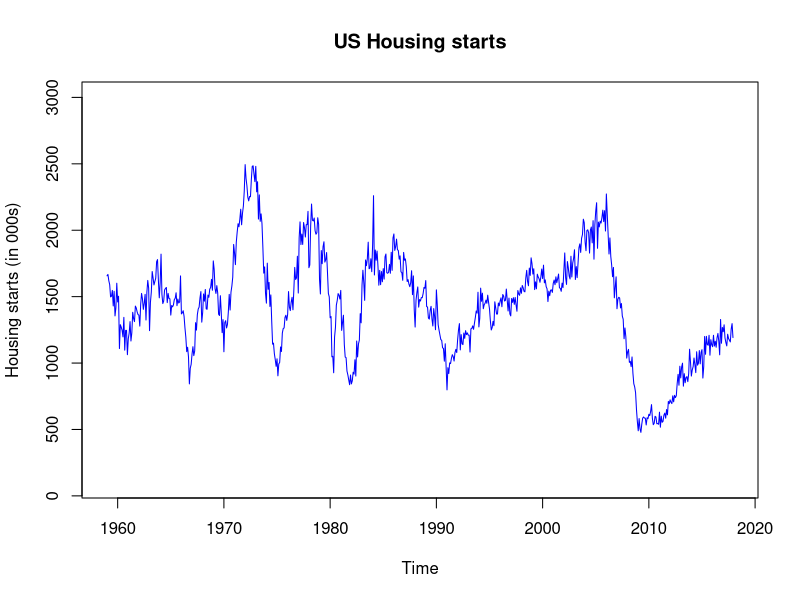
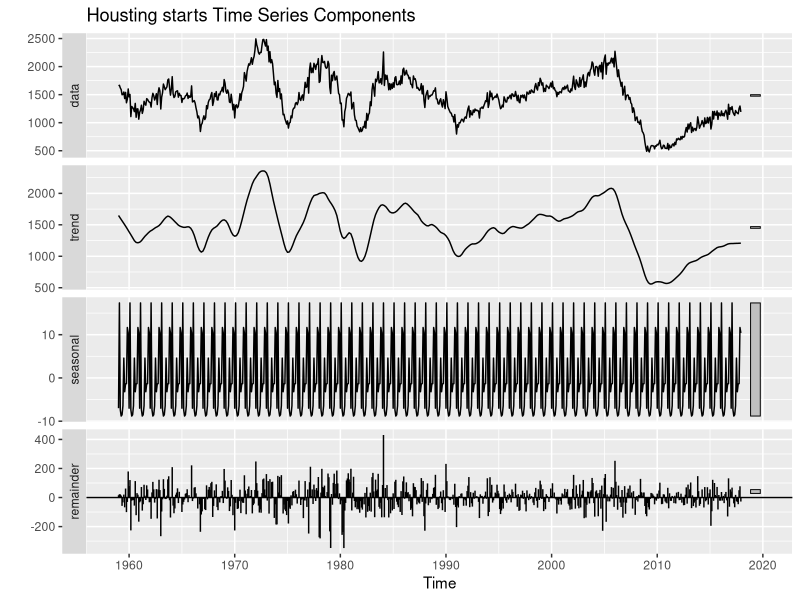
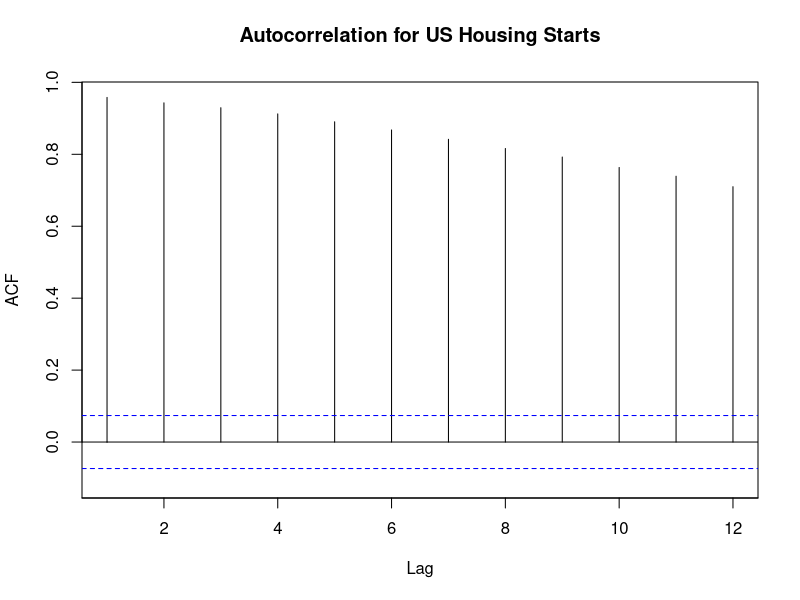
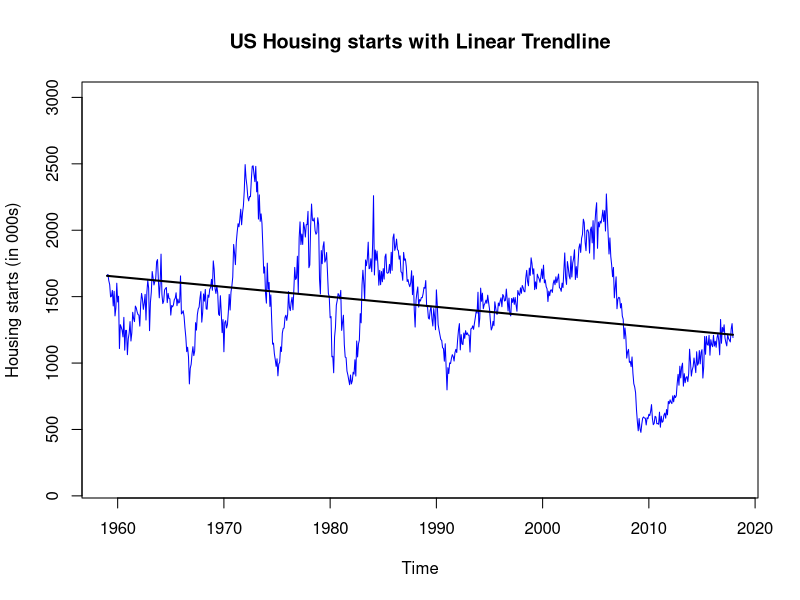
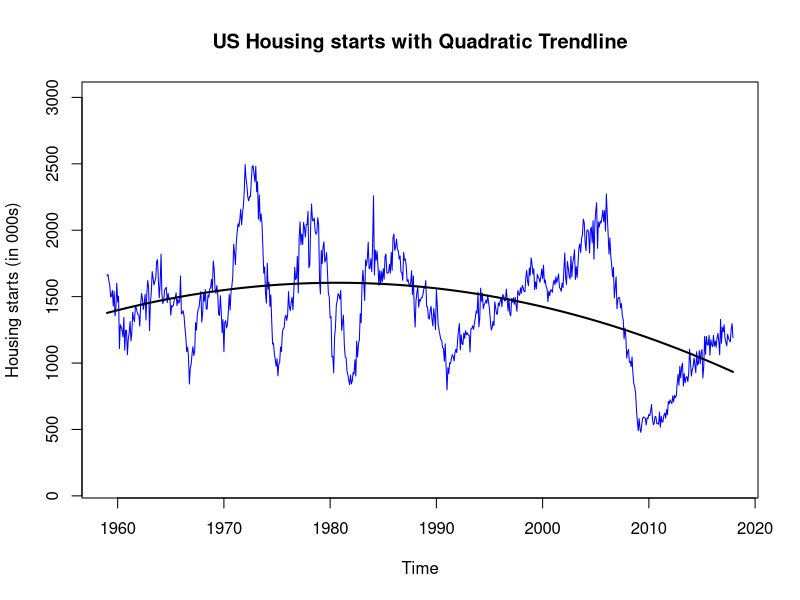
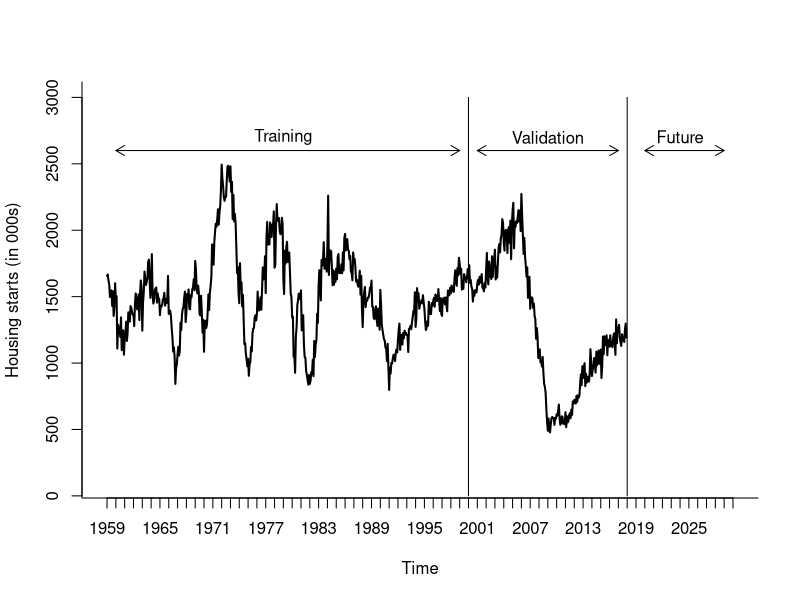
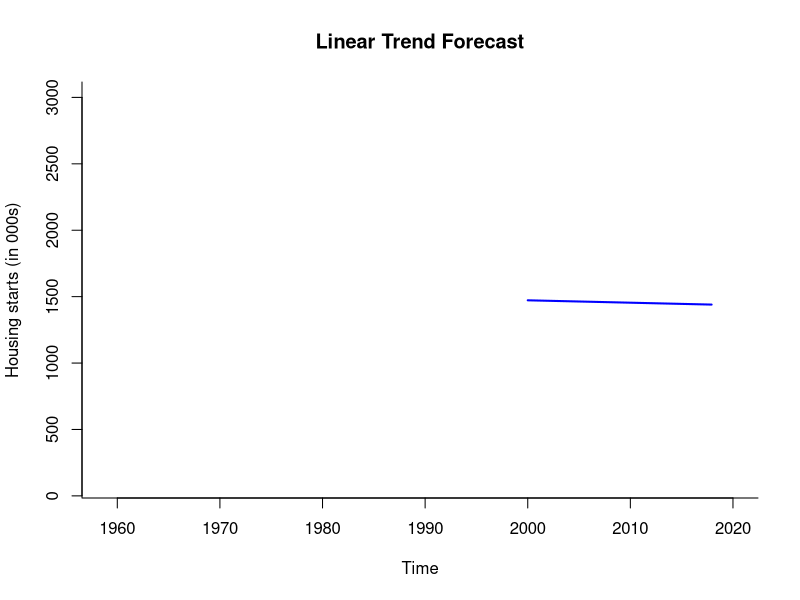

Write R code to recreate these figures, in order. (Note: this script raises an error after producing the figures.)


#PART 1


## USE FORECAST and Zoo LIBRARY.
library(forecast)
library(zoo)

library(ggplot2)

## CREATE DATA FRAME. 

# Set working directory for locating files.
setwd("C:/Users/aksha/Desktop/Time series analytics/Project")

# Create data frame.
Housing.data <- read.csv("US Housing Starts.csv")

# See the first 6 records of the file.
head(Housing.data)


#PART 2

## CREATE TIME SERIES DATA SET.
## PLOT TIME SERIES DATA. 

# Function ts() takes three arguments: start, end, and freq.
# With monthly data, frequency (freq) of periods in a season (year) is 12. 
# Arguments start and end are pairs: (season number, period number).
Housing.ts <- ts(Housing.data$Housing.Starts, 
                   start = c(1959, 1), end = c(2017, 12), freq = 12)

## Use plot() to plot time series data  
plot(Housing.ts, 
     xlab = "Time", ylab = "Housing starts (in 000s)", 
     ylim = c(100, 3000), main = "US Housing starts", col = "blue")



#PART 3- TIME SERIES COMPONENTS

## USE stl() FUNCTION TO PLOT TIME SERIES COMPONENTS 
## USE Acf() FUNCTION TO IDENTIFY AUTOCORRELATION

# Use stl() function to plot times series components of the original data. 
# The plot includes original data, trend, seasonal, and reminder 
# (level and noise component).
Housing.stl <- stl(Housing.ts, s.window = "periodic")
autoplot(Housing.stl, main = "Housting starts Time Series Components")

# Use Acf() function to identify autocorrelation and plot autocorrelation
# for different lags (up to maximum of 12).
autocor <- Acf(Housing.ts, lag.max = 12, main = "Autocorrelation for US Housing Starts")

# Display autocorrelation coefficients for various lags.
Lag <- round(autocor$lag, 0)
ACF <- round(autocor$acf, 3)
data.frame(Lag, ACF)




#PART 4- Visualize the data using linear and quadratic trend line


## DEVELOP REGRESSION MODELS FOR TIME SERIES DATA.
## PLOT TIMES SERIES DATA WITH REGRESSION TRENDLINES.

# Use tslm() function to create linear trend (Housing.lin) and 
# quadratic trend (Housing.quad) for time series data. 
Housing.lin <- tslm(Housing.ts ~ trend)
Housing.quad <- tslm(Housing.ts ~ trend + I(trend^2))

# Use plot() function to create plot with linear trendline. 
plot(Housing.ts, 
     xlab = "Time", ylab = "Housing starts (in 000s)",
     ylim = c (100, 3000), main = "US Housing starts with Linear Trendline", 
     col="blue")
lines(Housing.lin$fitted, lwd = 2)

# Use plot() function to create plot with quadratic trendline. 
plot(Housing.ts, 
     xlab = "Time", ylab = "Housing starts (in 000s)",
     ylim = c (100, 3000), main = "US Housing starts with Quadratic Trendline", 
     col="blue")
lines(Housing.quad$fitted, lwd = 2)


#PART 5- Data partition


# Define the numbers of months in the training and validation sets,
# nTrain and nValid, respectively.
#Taking 18 years data as validation data(216 months)
nValid <- 216
nTrain <- length(Housing.ts) - nValid
train.ts <- window(Housing.ts, start = c(1959, 1), end = c(1959, nTrain))
valid.ts <- window(Housing.ts, start = c(1959, nTrain + 1), 
                   end = c(1959, nTrain + nValid))
train.ts
valid.ts


# Plot the time series data and visualize partitions. 
plot(train.ts, 
     xlab = "Time", ylab = "Housing starts (in 000s)", ylim = c(100, 3000), bty = "l",
     xaxt = "n", xlim = c(1959, 2030), main = "", lwd = 2) 
axis(1, at = seq(1959, 2030, 1), labels = format(seq(1959, 2030, 1)))
lines(valid.ts, col = "black", lty = 1, lwd = 2)

# Plot on chart vertical lines and horizontal arrows describing
# training, validation, and future prediction intervals.
lines(c(2017 - 17, 2017 - 17), c(0, 3000))
lines(c(2018, 2018), c(0, 3000))
text(1979, 2700, "Training")
text(2009, 2700, "Validation")
text(2024, 2700, "Future")
arrows(2017 - 18, 2600, 1960, 2600, code = 3, length = 0.1,
       lwd = 1, angle = 30)
arrows(2017 - 16, 2600, 2017, 2600, code = 3, length = 0.1,
       lwd = 1, angle = 30)
arrows(2020, 2600, 2029, 2600, code = 3, length = 0.1,
       lwd = 1, angle = 30)



#PART 6- Fit regression model with linear and quadratic trend

## FIT REGRESSION MODEL TO TIME SERIES.
## FORECAST USING VALIDATION SET.
## PLOT FORECASTS.

# Use tslm() function to fit a regression model (equation) to the time series 
# with linear trend (Housing.lin) and quadratic trend model (Housing.quad).
Housing.lin <- tslm(train.ts ~ trend)
Housing.quad <- tslm(train.ts ~ trend + I(trend^2))

# See summary of forecasting equation and associated parameters.
summary(Housing.lin)
summary(Housing.quad)

# Apply forecast() function to make predictions for ts data in
# training and validation sets.  
Housing.lin.pred <- forecast(Housing.lin, h = nValid, level = c(80, 95))
Housing.quad.pred <- forecast(Housing.quad, h = nValid, level = c(80, 95))

# Plot predictions for linear trend forecast.
plot(Housing.lin.pred$mean, 
     xlab = "Time", ylab = "Housing starts (in 000s)", ylim = c(100, 3000), bty = "l",
     xlim = c(1959, 2020), main = "Linear Trend Forecast", 
     col = "blue", lwd =2) 
axis(0, at = seq(1959, 2020, 1), labels = format(seq(1959, 2020, 1)) )
lines(Housing.lin$fitted, col = "blue", lwd = 2)
lines(train.ts, col = "black", lty = 1)
lines(valid.ts, col = "black", lty = 1)

# Plot predictions for quadratic trend forecast.
plot(Housing.quad.pred$mean, 
     xlab = "Time", ylab = "Housing starts (in 000s)", ylim = c(100, 3000), bty = "l",
     xaxt = "n", xlim = c(1959, 2020), main = "Quadratic Trend Forecast", 
     col = "blue", lwd =2) 
axis(1, at = seq(1959, 2020, 1), labels = format(seq(1959, 2020, 1)) )
lines(Housing.quad$fitted, col = "blue", lwd = 2)
lines(train.ts, col = "black", lty = 1)
lines(valid.ts, col = "black", lty = 1)


## IDENTIFY FORECAST ACCURACY

# Use accuracy() function to identify common accuracy measures.
# Use round() function to round accuracy measures to three decimal digits.
round(accuracy(Housing.lin.pred$mean, valid.ts), 3)
round(accuracy(Housing.quad.pred$mean, valid.ts), 3)




# PART 7- Naive and seasonal naive forecast

## IDENTIFY NAIVE AND SEASONAL NAIVE FORECASTS.

# Use naive() to make naive forecast (Housing.naive.pred) 

# Use snaive() to make seasonal naive forecast (Housing.snaive.pred) for 

Housing.naive.pred <- naive(Housing.ts)
Housing.snaive.pred <- snaive(Housing.ts)





## IDENTIFY FORECAST ACCURACY FOR NAIVE and SEASONAL NAIVAE FORECASTS.

# Use accuracy() function to identify common accuracy measures.
# Use round() function to round accuracy measures to three decimal digits.
round(accuracy(Housing.naive.pred$fitted, Housing.ts), 3)
round(accuracy(Housing.snaive.pred$fitted, Housing.ts), 3)



#PART 8 - SMOOTHING METHODS

# A - MOVING AVERAGE


## CREATE TRAILING MA FOR VARIOUS WINDOWS (NUMBER OF PERIODS).
## SHOW FIRST SIX AND LAST SIX VALUES OF TRAILING MA.
## COMBINE ORIGINAL DATA AND TRAILING MA IN TABLE.
## IDENTIFY FORECAST ACCURACY FOR TRAILING MA FORECASTS.

# Create trailing moving average with window (number of periods) k = 2, 5, and 12.
# In rollmean(), use argument align = "right" to calculate a trailing MA.
ma.trailing_2 <- rollmean(Housing.ts, k = 2, align = "right")
ma.trailing_5 <- rollmean(Housing.ts, k = 5, align = "right")
ma.trailing_12 <- rollmean(Housing.ts, k = 12, align = "right")

# Combine Housing.ts and ma.trailing in one data table.
ma_trailing_tab <- cbind(Housing.ts, ma.trailing_2, ma.trailing_5, ma.trailing_12)
ma_trailing_tab

# Use accuracy() function to identify common accuracy measures.
# Use round() function to round accuracy measures to three decimal digits.
round(accuracy(ma.trailing_2, Housing.ts), 3)
round(accuracy(ma.trailing_5, Housing.ts), 3)
round(accuracy(ma.trailing_12, Housing.ts), 3)


# Plot original data and trailing MA.
plot(Housing.ts, 
     xlab = "Time", ylab = "Housing starts (in 000s)", ylim = c(100, 3000), bty = "l",
     xlim = c(1959, 2020), main = "Trailing Moving Average") 
axis(0, at = seq(1959, 2020, 1), labels = format(seq(1959, 2020, 1)))
lines(ma.trailing_2, col = "brown", lwd = 2, lty = 1)
lines(ma.trailing_12, col = "blue", lwd = 2, lty = 5)
legend(2000,3300, legend = c("Housing starts", "Trailing MA, k=2", 
                             "Trailing MA, k=12"), 
       col = c("black", "brown", "blue"), 
       lty = c(1, 1, 5), lwd =c(1, 2, 2), bty = "n")




# TWO LEVEL FORECASTING


## DE-TRENDING and DE-SEASONALIZING TIME SERIES USING REGRESSION
## CREATE TRAILING MA USING RESIDUALS.
## FORECAST USING REGRESSION AND TRAILING MA INTO FUTURE PERIODS.

# Fit a regression model with quadratic trend and seasonality.
reg.trend.seas <- tslm(Housing.ts ~ trend + I(trend^2) + season)
summary(reg.trend.seas)


# Create forecast for the 60 periods into the future.
reg.trend.seas.pred <- forecast(reg.trend.seas, h = 60, level = 0)
reg.trend.seas.pred

# Identify and display residuals for time series based on the regression
# (differences between actual and regression values in the same periods).
reg.trend.seas.res <- reg.trend.seas$residuals
reg.trend.seas.res

# Apply trailing MA with 12 periods in the window to residuals.
ma.trailing.res_12 <- rollmean(reg.trend.seas.res, k = 12, align = "right")
ma.trailing.res_12

# Create forecast for residuals for the 60 periods into the future.
ma.trailing.res_12.pred <- forecast(ma.trailing.res_12, h = 60, level = 0)
ma.trailing.res_12.pred


# To develop real forecast for 60 periods into the future, 
# combine regression forecast and trailing MA forecast for residuals.
ts.forecast.60 <- reg.trend.seas.pred$mean + ma.trailing.res_12.pred$mean
ts.forecast.60

# Create a table with regression forecast, trailing MA for residuals
# and total forecast for 60 months into the future.
total.reg.ma.pred <- data.frame(reg.trend.seas.pred$mean, ma.trailing.res_12.pred$mean, 
                                ts.forecast.60)
total.reg.ma.pred

# Use accuracy() function to identify common accuracy measures.
# Use round() function to round accuracy measures to three decimal digits.
round(accuracy(reg.trend.seas.pred$fitted, Housing.ts), 3)
round(accuracy(reg.trend.seas.pred$fitted+ma.trailing.res_12, Housing.ts), 3)




## GENERATE PLOT OF ORIGINAL DATA AND REGRESSION FORECAST, AND PREDICTIONS INTO
## 60 PERIODS IN THE FUTUrE.
## GENERATE PLOT OF REGRESSION RESIDUALS, TRAILING MA FOR RESIDUALs, AND 
## TRAILING MA FORECAST INTO 60 PERIODS IN THE FUTURE.

# Plot original Housing starts time series data and regression model.
plot(Housing.ts, 
     xlab = "Time", ylab = "Housing starts (in 000s)", ylim = c(100, 3000), bty = "l",
     xaxt = "n", xlim = c(1959, 2025), lwd =2,
     main = "Housing starts Series and Regression with Trend and Seasonality") 
axis(1, at = seq(1959, 2025, 1), labels = format(seq(1959, 2025, 1)))
lines(reg.trend.seas$fitted, col = "brown", lwd = 2)
lines(reg.trend.seas.pred$mean, col = "green", lty =5, lwd = 2)
legend(2000,3300, legend = c("Housing starts", "Regression",
                             "Regression Forecast for 60 Periods into Future"), 
       col = c("black", "brown" , "green"), 
       lty = c(1, 1, 5), lwd =c(2, 2, 2), bty = "n")



# Plot regression residuals data and trailing MA based on residuals.
plot(reg.trend.seas.res, 
     xlab = "Time", ylab = "Housing starts (in 000s)", ylim = c(-2000, 2000), bty = "l",
     xaxt = "n", xlim = c(1959, 2025), lwd =2, 
     main = "Regression Residuals and Trailing MA for Residuals, k =12") 
axis(1, at = seq(1959, 2025, 1), labels = format(seq(1959, 2025, 1)))
lines(ma.trailing.res_12, col = "blue", lwd = 2, lty = 1)
lines(ma.trailing.res_12.pred$mean, col = "blue", lwd = 2, lty = 5)
legend(2000, 3300, legend = c("Regresssion Residuals", "Trailing MA for Residuals, k=12", 
                             "Trailing MA Forecast for 60 Periods into Future"), 
       col = c("black", "blue", "blue"), 
       lty = c(1, 1, 5), lwd =c(2, 2, 2), bty = "n")






#PART 9- SIMPLE EXPONENTIAL SMOOTHING

## SIMPLE EXPONENTIAL SMOOTHING (SES) WITH ORIGINAL DATA, ALPHA = 0.2.

# Create simple exponential smoothing (SES) for Housing data with alpha = 0.2.
# Use ets() function with model = "ANN", i.e., additive error(A), no trend (N),
# & no seasonality (N). Use alpha = 0.2 to fit SES over the original data.
ses.orig <- ets(Housing.ts, model = "ANN", alpha = 0.2)
ses.orig

# Use forecast() function to make predictions using this SES model with alpha = 0.2 
# and 60 periods into the future. 
# Show predictions in tabular format.
ses.orig.pred <- forecast(ses.orig, h = 60, level = 0)
ses.orig.pred


## SIMPLE EXPONENTIAL SMOOTHING WITH ORIGINAL DATA AND OPTIMAL ALPHA.

# Create simple exponential smoothing (SES) for Housing data with optimal alpha.
# Use ets() function with model = "ANN", i.e., additive error(A), no trend (N),
# & no seasonality (N). Use optimal alpha to fit SES over the original data.
ses.opt <- ets(Housing.ts, model = "ANN")
ses.opt

# Use forecast() function to make predictions using this SES model with optimal alpha
# and 60 periods into the future.
# Show predictions in tabular format
ses.opt.pred <- forecast(ses.opt, h = 60, level = 0)
ses.opt.pred


# Plot ses predictions for original data and optimal alpha.
plot(ses.opt.pred, 
     xlab = "Time", ylab = "Housing starts (in 000s)", ylim = c(100, 3000), bty = "l",
     xaxt = "n", xlim = c(1959, 2025), lwd = 2,
     main = "Original Data and SES Optimal Forecast, Alpha = 0.6534", 
     flty = 5) 
axis(1, at = seq(1959, 2025, 1), labels = format(seq(1959, 2025, 1)))
lines(ses.opt.pred$fitted, col = "blue", lwd = 2)


#Accuracy
round(accuracy(ses.opt.pred$fitted, Housing.ts),3)





#PART 10- ADVANCED EXPONENTIAL SMOOTHING
#HOLT WINTER'S MODEL

## FORECAST WITH HOLT-WINTER'S MODEL USING ENTIRE DATA SET INTO
## THE FUTURE FOR 60 PERIODS.

# Create Holt-Winter's (HW) exponential smoothing for full Housing data set. 
# Use ets() function with model = "ZZZ", to identify the best HW option
# and optimal alpha, beta, & gamma to fit HW for the entire data period.
HW.ZZZ <- ets(Housing.ts, model = "ZZZ")
HW.ZZZ # Model appears to be (M, Ad, N), with alpha = 0.5663 and gamma = 0.0802.

# Use forecast() function to make predictions using this HW model for
# 60 month into the future.
length <- length(Housing.ts)
HW.ZZZ.pred <- forecast(HW.ZZZ, h = 60 , level = c(0, 95))
HW.ZZZ.pred
HW.ZZZ.pred$fitted

# plot HW predictions for original data, optimal smoothing parameters.
plot(HW.ZZZ.pred, 
     xlab = "Time", ylab = "Housing starts (in 000s)", ylim = c(100, 3000), bty = "l",
     xaxt = "n", xlim = c(1959, 2025), lwd = 2,
     main = "Holt-Winter's Model with Automated Selection of Model Options and Forecast for Future Periods", 
     flty = 5) 
axis(1, at = seq(1959, 2025, 1), labels = format(seq(1959, 2025, 1)))
lines(HW.ZZZ.pred$fitted, col = "blue", lwd = 2)


# Identify performance measures for HW forecast.
round(accuracy(HW.ZZZ.pred$fitted, Housing.ts), 3)



# PART 10- MULTIPLE REGRESSION 


## FIT REGRESSION MODEL WITH LINEAR TREND: MODEL 1. 
## FORECAST AND PLOT DATA, AND MEASURE ACURACY.

# Use tslm() function (time series linear model) to create regression model with 
# linear trend.
train.lin <- tslm(train.ts ~ trend)

# See summary of linear trend model and associated parameters.
summary(train.lin)

# Apply forecast() function to make forecast for validation period.
train.lin.pred <- forecast(train.lin, h = nValid, level = 0)

# Plot ts data, linear trend and forecast for validation period.
plot(train.lin.pred, 
     xlab = "Time", ylab = "Housing starts (in 000s)", ylim = c(100, 3000), bty = "l",
     xlim = c(1959, 2025), main = "Linear Trend for Training and Validation Data", flty = 2) 
axis(0, at = seq(1959, 2020, 1), labels = format(seq(1959, 2020, 1)) )
lines(train.lin.pred$fitted, col = "blue", lwd = 2)
lines(valid.ts, col = "black", lty = 1)
legend(2000,3100, legend = c("Housing starts Time Series", "Linear Regression for Training Data",
                             "Linear Forecast for Validation Data"), 
       col = c("black", "blue" , "blue"), 
       lty = c(1, 1, 5), lwd =c(2, 2, 2), bty = "n")



# Use accuracy() function to identify common accuracy measures with rounded
# values to 3 decimals.
round(accuracy(train.lin.pred, valid.ts), 3)


#accuracy on entire dataset
round(accuracy(train.lin$fitted, Housing.ts), 3)





## FIT REGRESSION MODEL WITH EXPONENTIAL TREND: MODEL 2. 
## FORECAST AND PLOT DATA, AND MEASURE ACCURACY.

# Use tslm() function to create regression model with exponential trend.
# If lambda = 0, tslm function applies Box-Cox transformation
# for log(y) - exponential trend.
# If lambda = 1, tslm function will just have a linear trend
# (the same as the original regression with linear trend, train.lin).
train.expo <- tslm(train.ts ~ trend, lambda = 0)

# See summary of exponential trend model and associated parameters.
summary(train.expo)

# Apply forecast() function to make forecast using exponential  
# trend for validation period.  
train.expo.pred <- forecast(train.expo, h = nValid, level = 0)

# Plot ts data, exponential and linear trends, and 
# respective forecasts for validation period.
plot(train.expo.pred, 
     xlab = "Time", ylab = "Housing starts (in 000s)", ylim = c(100, 3000), bty = "l",
     xlim = c(1959, 2025), main = "Linear and Exponential Regression Trends") 
axis(0, at = seq(1959, 2025, 1), labels = format(seq(1959, 2025, 1)))
lines(train.expo.pred$fitted, col = "blue", lwd = 2)
lines(train.lin.pred$fitted, col = "brown", lwd = 2, lty = 3)
lines(train.lin.pred$mean, col = "brown", lwd = 2, lty = 3)
lines(valid.ts, col = "black", lty = 1)
lines(train.ts, col = "black", lty = 1)
legend(2000,3100, legend = c("Housing starts Time Series", 
                             "Exponentail Trend for Training and Validdation Data", 
                             "Linear Trend for Training and Validation Data"), 
       col = c("black", "blue" , "brown"), 
       lty = c(1, 1, 3), lwd =c(2, 2, 2), bty = "n")


#accuracy on validation data
round(accuracy(train.expo.pred, valid.ts), 3)


#accuracy on entire dataset
round(accuracy(train.expo$fitted, Housing.ts), 3)




## FIT REGRESSION MODEL WITH QUADRATIC (POLYNOMIAL) TREND: MODEL 3. 
## FORECAST AND PLOT DATA, AND MEASURE ACCURACY.

# Use tslm() function to create quadratic (polynomial) trend model.
train.quad <- tslm(train.ts ~ trend + I(trend^2))

# See summary of quadratic trend model and associated parameters.
summary(train.quad)

# Apply forecast() function to make predictions for ts data in
# validation set.  
train.quad.pred <- forecast(train.quad, h = nValid, level = 0)

# Plot ts data, regression with quadratic trend and forecast for validation period.
plot(train.quad.pred, 
     xlab = "Time", ylab = "Housing starts (in 000s)", ylim = c(100, 3000), bty = "l",
     xlim = c(1959, 2025), main = "Quadratic Trend for Training and Validation Data", 
     flty = 2) 
axis(1, at = seq(1959, 2025, 1), labels = format(seq(1959, 2025, 1)) )
lines(train.quad.pred$fitted, col = "blue", lwd = 2)
lines(valid.ts, col = "black", lty = 1)
legend(2000,3100, legend = c("Housing starts Time Series", "Quadratic Trend for Training Data",
                             "Quadratic Forecast for Validation Data"), 
       col = c("black", "blue" , "blue"), 
       lty = c(1, 1, 5), lwd =c(2, 2, 2), bty = "n")


# Use accuracy() function to identify common accuracy measures
round(accuracy(train.quad.pred, valid.ts), 3)


#Accuracy on entire data set 
round(accuracy(train.quad$fitted, Housing.ts), 3)





## FIT REGRESSION MODEL WITH SEASONALITY: MODEL 4. 
## FORECAST AND PLOT DATA, AND MEASURE ACCURACY.

# Use tslm() function to create seasonal model.
train.season <- tslm(train.ts ~ season)

# See summary of seasonal model and associated parameters.
summary(train.season)


# Apply forecast() function to make predictions for ts with 
# seasonality data in validation set.  
train.season.pred <- forecast(train.season, h = nValid, level = 0)

# Plot ts data, regression model with seasonality, and forecast for validation period.
plot(train.season.pred, 
     xlab = "Time", ylab = "Housing starts (in 000s)", ylim = c(100, 3000), bty = "l",
     xlim = c(1959, 2025), main = "Model with Seasonality for Training and Validation Data", 
     flty = 5) 
axis(1, at = seq(1959, 2025, 1), labels = format(seq(1959, 2025, 1)))
lines(train.season.pred$fitted, col = "blue", lwd = 2)
lines(valid.ts, col = "black", lty = 1)
legend(2000,3100, legend = c("Housing starts Time Series", "Seasonality Model for Training Data",
                             "Seasonality Forecast for Validation Data"), 
       col = c("black", "blue" , "blue"), 
       lty = c(1, 1, 5), lwd =c(2, 2, 2), bty = "n")



# Use accuracy() function to identify common accuracy measures
round(accuracy(train.season.pred, valid.ts), 3)


#Accuracy on entire data set 
round(accuracy(train.season$fitted, Housing.ts), 3)






## FIT REGRESSION MODEL WITH linear TREND AND SEASONALITY: MODEL 5. 
## FORECAST AND PLOT DATA, AND MEASURE ACCURACY.

# Use tslm() function to create linear trend and seasonal model.
train.ltrend.season <- tslm(train.ts ~ trend + season)

# See summary of linear trend and seasonality model and associated parameters.
summary(train.ltrend.season)

# Apply forecast() function to make predictions for ts with 
# trend and seasonality data in validation set.  
train.ltrend.season.pred <- forecast(train.ltrend.season, h = nValid, level = 0)

# Plot ts data, trend and seasonality data, and predictions for validation period.
plot(train.ltrend.season.pred, 
     xlab = "Time", ylab = "Housing starts (in 000s)", ylim = c(100, 3000), bty = "l",
     xlim = c(1959, 2025), main = "Model with Quadratic Trend and Monthly Seasonality", 
     flty = 5, lwd = 2) 
axis(1, at = seq(1959, 2025, 1), labels = format(seq(1959, 2025, 1)))
lines(train.ltrend.season.pred$fitted, col = "blue", lwd = 2)
lines(valid.ts, col = "black", lty = 1, lwd = 2)
legend(2000,3100, legend = c("Housing starts Time Series", 
                             "Trend and Seasonality Model for Training Data",
                             "Trend and Seasonality Forecast for Validation Data"), 
       col = c("black", "blue" , "blue"), 
       lty = c(1, 1, 5), lwd =c(2, 2, 2), bty = "n")


# Use accuracy() function to identify common accuracy measures
round(accuracy(train.ltrend.season.pred, valid.ts),3)


#Accuracy on entire data set 
round(accuracy(train.ltrend.season$fitted, Housing.ts), 3)






## FIT REGRESSION MODEL WITH QUADRATIC TREND AND SEASONALITY: MODEL 6. 
## FORECAST AND PLOT DATA, AND MEASURE ACCURACY.

# Use tslm() function to create quadratic trend and seasonal model.
train.trend.season <- tslm(train.ts ~ trend + I(trend^2) + season)

# See summary of quadratic trend and seasonality model and associated parameters.
summary(train.trend.season)

# Apply forecast() function to make predictions for ts with 
# trend and seasonality data in validation set.  
train.trend.season.pred <- forecast(train.trend.season, h = nValid, level = 0)

# Plot ts data, trend and seasonality data, and predictions for validation period.
plot(train.trend.season.pred, 
     xlab = "Time", ylab = "Housing starts (in 000s)", ylim = c(100, 3000), bty = "l",
     xlim = c(1959, 2025), main = "Model with Quadratic Trend and Monthly Seasonality", 
     flty = 5, lwd = 2) 
axis(1, at = seq(1959, 2025, 1), labels = format(seq(1959, 2025, 1)))
lines(train.trend.season.pred$fitted, col = "blue", lwd = 2)
lines(valid.ts, col = "black", lty = 1, lwd = 2)
legend(2000,3100, legend = c("Housing starts Time Series", 
                             "Trend and Seasonality Model for Training Data",
                             "Trend and Seasonality Forecast for Validation Data"), 
       col = c("black", "blue" , "blue"), 
       lty = c(1, 1, 5), lwd =c(2, 2, 2), bty = "n")


# Use accuracy() function to identify common accuracy measures
round(accuracy(train.trend.season.pred, valid.ts),3)


#Accuracy on entire data set 
round(accuracy(train.trend.season$fitted, Housing.ts), 3)


#Accuracy comparison 

round(accuracy(train.lin$fitted, Housing.ts), 3)

round(accuracy(train.expo$fitted, Housing.ts), 3)

round(accuracy(train.quad$fitted, Housing.ts), 3)

round(accuracy(train.season$fitted, Housing.ts), 3)

round(accuracy(train.ltrend.season$fitted, Housing.ts), 3)

round(accuracy(train.trend.season$fitted, Housing.ts), 3)




#PART 11- Autoregressive and ARIMA models

#AR1 model on entire dataset

# Use Arima() function to fit AR(1) model for historical data. The Arima model of 
# order = c(1,0,0) gives an AR(1) model.
# Use summary() to identify parameters of AR(1) model. 
his.ar1 <- Arima(Housing.ts, order = c(1,0,0))
summary(his.ar1)



## FIT SEASONAL ARIMA FOR ENTIRE DATA SET. 

# Use arima() function to fit seasonal ARIMA(1,1,1)(1,1,1) model 
# for entire data set.
# use summary() to show auto ARIMA model and its parameters for entire data set.
arima.seas <- Arima(Housing.ts, order = c(1,1,1), 
                    seasonal = c(1,1,1)) 
summary(arima.seas)

# Apply forecast() function to make predictions for future 12 months 

arima.seas.pred <- forecast(arima.seas, h = 12, level = 0)
arima.seas.pred


## FIT AUTO ARIMA MODELS FOR ENTIRE DATA SET. 

# Use auto.arima() function to fit ARIMA model for entire data set.
# use summary() to show auto ARIMA model and its parameters for entire data set.
auto.arima <- auto.arima(Housing.ts)
summary(auto.arima)

# Apply forecast() function to make predictions for ts with 
# auto ARIMA model for the future 12 months. 
auto.arima.pred <- forecast(auto.arima, h = 12, level = 0)
auto.arima.pred



#Accuracy 

round(accuracy(arima.seas.pred$fitted, Housing.ts), 3)
round(accuracy(auto.arima.pred$fitted, Housing.ts), 3)



# Model implementation - forecast for 24 periods using trailing MA model with k=2

ma.trailing_2.pred <- forecast(ma.trailing_2, h=24, level = 0)
ma.trailing_2.pred


#Plot the trailing MA forecast

plot(ma.trailing_2.pred, 
     xlab = "Time", ylab = "Housing starts (in 000s)", ylim = c(100, 3000), bty = "l",
     xaxt = "n", xlim = c(1959, 2025), lwd = 2,
     main = "Trailing MA Model with window width 2 Forecast for Future Periods", 
     flty = 5) 
axis(1, at = seq(1959, 2025, 1), labels = format(seq(1959, 2025, 1)))
lines(ma.trailing_2.pred$fitted, col = "blue", lwd = 2)

# Plot on chart vertical lines and horizontal arrows describing
# training, validation, and future prediction intervals.
lines(c(2017 - 17, 2017 - 17), c(0, 3000))
lines(c(2018, 2018), c(0, 3000))
text(1979, 2700, "Training")
text(2009, 2700, "Validation")
text(2024, 2700, "Future")
arrows(2017 - 18, 2600, 1960, 2600, code = 3, length = 0.1,
       lwd = 1, angle = 30)
arrows(2017 - 16, 2600, 2017, 2600, code = 3, length = 0.1,
       lwd = 1, angle = 30)
arrows(2020, 2600, 2029, 2600, code = 3, length = 0.1,
       lwd = 1, angle = 30)

































